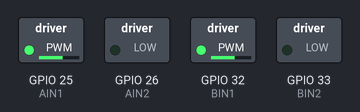
Simulated run of this sketch. Board: ESP32. On the bench: switched loads named in the sketch (green lamp = pin HIGH). EEPROM starts erased; pins used as bus, display or sensor lines are not drawn.

Above: at 5.6 s.
At 8.6 s:
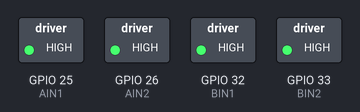
At 9.4 s:
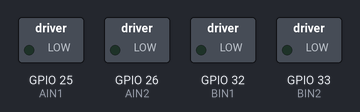
Timing chart, 0 to 10.9 s (numbered marks = the images above):
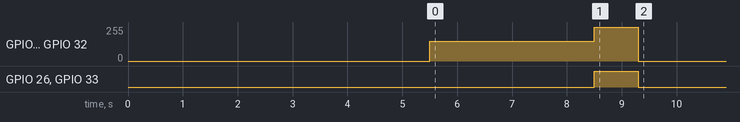

The sketch:

r-3-4-anhalten.ino
```cpp
// Kampagne 2, Mission 3.4: Rechtzeitig halten
// Board: ESP32 Dev Module. Akku-Betrieb wie ab Mission 2.2. Fährt auf dem Boden!
// Aufbau: freie Bahn von gut 1 m, am Ende eine feste, glatte Wand (Karton, Buch, Tür). Keine Menschen oder Tiere als Ziel.
//
// Motoren: AIN1 25, AIN2 26 (links)  BIN1 32, BIN2 33 (rechts)  nSLEEP 27
// Ultraschall: Trig 18, Echo 19       Teiler an VM: GPIO 34
//
// Der Roboter fährt geradeaus, bis der Abstand unter HALT_CM fällt, und bremst dann.
// Danach misst er, wie weit er tatsächlich vor der Wand steht.
// Auslesen wie in Mission 2.2: Akku AUS, 3V3-Kabel vom Wandler ab, USB an.

#include <Preferences.h>
Preferences speicher;

const int AIN1 = 25, AIN2 = 26, BIN1 = 32, BIN2 = 33, SLEEP = 27, VM_PIN = 34;
const int TRIG = 18, ECHO = 19;
const int ANLAUF = 85;        // aus Mission 1.5
const int FAHRT = 40;         // Prozent
const int HALT_CM = 20;       // dein Anhalteweg aus Mission 3.4 plus Reserve
const unsigned long MAX_FAHRT_MS = 6000;   // Sicherheit: spätestens dann anhalten

// Schritt 1: NUR_FAHREN = true. Der Roboter fährt genau 3 s mit FAHRT % und bremst.
//            Miss mit dem Maßband, wie weit er gekommen ist: Geschwindigkeit = Strecke / 3 s.
// Schritt 2: HALT_CM aus Mission 3.4 eintragen, NUR_FAHREN = false, erneut hochladen.
const bool NUR_FAHREN = true;

int prozentZuPwm(int p) { if (p == 0) return 0; int b = map(abs(p), 1, 100, ANLAUF, 255); return p > 0 ? b : -b; }

void pwm(int links, int rechts) {
  ledcWrite(AIN1, links > 0 ? links : 0);  ledcWrite(AIN2, links < 0 ? -links : 0);
  ledcWrite(BIN1, rechts > 0 ? rechts : 0); ledcWrite(BIN2, rechts < 0 ? -rechts : 0);
}
void bremsen() { ledcWrite(AIN1, 255); ledcWrite(AIN2, 255); ledcWrite(BIN1, 255); ledcWrite(BIN2, 255); }

int abstandMm() {
  digitalWrite(TRIG, LOW); delayMicroseconds(4);
  digitalWrite(TRIG, HIGH); delayMicroseconds(12); digitalWrite(TRIG, LOW);
  unsigned long us = pulseIn(ECHO, HIGH, 30000);
  if (us == 0) return -1;
  return (int)(343.4 * us / 2000.0);   // 20 °C
}

void setup() {
  Serial.begin(115200);
  delay(500);
  speicher.begin("r34", false);
  pinMode(VM_PIN, INPUT);
  if (analogReadMilliVolts(VM_PIN) * 2 < 2500) {   // nur USB: Ergebnis zeigen
    int h = speicher.getInt("halt", -1), e = speicher.getInt("ende", -1);
    if (h < 0) Serial.println("Noch nicht gefahren. Erst mit Akku auf dem Boden laufen lassen.");
    else {
      Serial.printf("Haltabstand eingestellt: %d cm, gestanden bei %d mm\n", h, e);
      Serial.printf("KW-CHECK:r-3-4:%012llX:%d:%d\n", (unsigned long long)ESP.getEfuseMac(), h, e);
    }
    speicher.end();
    return;
  }

  pinMode(TRIG, OUTPUT); pinMode(ECHO, INPUT);
  pinMode(SLEEP, OUTPUT); digitalWrite(SLEEP, HIGH); delay(2);
  ledcAttach(AIN1, 20000, 8); ledcAttach(AIN2, 20000, 8);
  ledcAttach(BIN1, 20000, 8); ledcAttach(BIN2, 20000, 8);
  pwm(0, 0);
  delay(5000);   // Zeit, den Roboter abzusetzen

  int v = prozentZuPwm(FAHRT);
  if (NUR_FAHREN) {          // Geschwindigkeit messen: 3 s fahren, dann bremsen
    pwm(v, v);
    delay(3000);
    bremsen(); delay(800); pwm(0, 0);
    speicher.end();
    return;
  }
  pwm(v, v);
  unsigned long start = millis();
  while (millis() - start < MAX_FAHRT_MS) {
    int mm = abstandMm();
    if (mm > 0 && mm < HALT_CM * 10) break;   // kein Echo (-1) zählt NICHT als "nah"
    delay(30);
  }
  bremsen();
  delay(800);
  pwm(0, 0);

  // Endabstand: Median aus fünf Messungen
  int a[5];
  for (int i = 0; i < 5; i++) { a[i] = abstandMm(); delay(70); }
  for (int i = 0; i < 5; i++) for (int j = i + 1; j < 5; j++) if (a[j] < a[i]) { int t = a[i]; a[i] = a[j]; a[j] = t; }
  speicher.putInt("halt", HALT_CM);
  speicher.putInt("ende", a[2]);
  speicher.end();
}

void loop() {}
```
